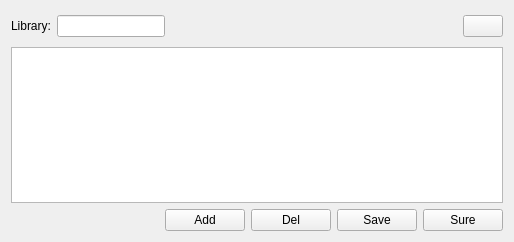
<?xml version="1.0" encoding="UTF-8"?>
<ui version="4.0">
 <class>QLibraryForm</class>
 <widget class="QCDialog" name="QLibraryForm">
  <property name="geometry">
   <rect>
    <x>0</x>
    <y>0</y>
    <width>514</width>
    <height>242</height>
   </rect>
  </property>
  <property name="focusPolicy">
   <enum>Qt::StrongFocus</enum>
  </property>
  <property name="windowTitle">
   <string>Library</string>
  </property>
  <layout class="QVBoxLayout" name="verticalLayout">
   <item>
    <widget class="QWidget" name="widget_15" native="true">
     <layout class="QHBoxLayout" name="horizontalLayout_13">
      <property name="leftMargin">
       <number>0</number>
      </property>
      <property name="topMargin">
       <number>0</number>
      </property>
      <property name="rightMargin">
       <number>0</number>
      </property>
      <property name="bottomMargin">
       <number>0</number>
      </property>
      <item>
       <widget class="QLabel" name="label_8">
        <property name="minimumSize">
         <size>
          <width>0</width>
          <height>0</height>
         </size>
        </property>
        <property name="text">
         <string>Library:</string>
        </property>
       </widget>
      </item>
      <item>
       <widget class="QLineEdit" name="le_lib_name">
        <property name="sizePolicy">
         <sizepolicy hsizetype="Minimum" vsizetype="Fixed">
          <horstretch>0</horstretch>
          <verstretch>0</verstretch>
         </sizepolicy>
        </property>
       </widget>
      </item>
      <item>
       <spacer name="horizontalSpacer_13">
        <property name="orientation">
         <enum>Qt::Horizontal</enum>
        </property>
        <property name="sizeHint" stdset="0">
         <size>
          <width>40</width>
          <height>30</height>
         </size>
        </property>
       </spacer>
      </item>
      <item>
       <widget class="QCPushButton" name="btnClose">
        <property name="text">
         <string/>
        </property>
       </widget>
      </item>
     </layout>
    </widget>
   </item>
   <item>
    <widget class="QUserLibraryWidget" name="tbv_lib"/>
   </item>
   <item>
    <widget class="QWidget" name="widget_17" native="true">
     <property name="minimumSize">
      <size>
       <width>0</width>
       <height>0</height>
      </size>
     </property>
     <layout class="QHBoxLayout" name="horizontalLayout_9">
      <property name="leftMargin">
       <number>0</number>
      </property>
      <property name="topMargin">
       <number>0</number>
      </property>
      <property name="rightMargin">
       <number>0</number>
      </property>
      <property name="bottomMargin">
       <number>0</number>
      </property>
      <item>
       <spacer name="horizontalSpacer_3">
        <property name="orientation">
         <enum>Qt::Horizontal</enum>
        </property>
        <property name="sizeHint" stdset="0">
         <size>
          <width>40</width>
          <height>20</height>
         </size>
        </property>
       </spacer>
      </item>
      <item>
       <widget class="QCPushButton" name="btn_lib_add">
        <property name="sizePolicy">
         <sizepolicy hsizetype="Minimum" vsizetype="Fixed">
          <horstretch>0</horstretch>
          <verstretch>0</verstretch>
         </sizepolicy>
        </property>
        <property name="minimumSize">
         <size>
          <width>0</width>
          <height>0</height>
         </size>
        </property>
        <property name="text">
         <string>Add</string>
        </property>
       </widget>
      </item>
      <item>
       <widget class="QCPushButton" name="btn_lib_del">
        <property name="minimumSize">
         <size>
          <width>0</width>
          <height>0</height>
         </size>
        </property>
        <property name="text">
         <string>Del</string>
        </property>
       </widget>
      </item>
      <item>
       <widget class="QCPushButton" name="btn_lib_save">
        <property name="sizePolicy">
         <sizepolicy hsizetype="Minimum" vsizetype="Fixed">
          <horstretch>0</horstretch>
          <verstretch>0</verstretch>
         </sizepolicy>
        </property>
        <property name="minimumSize">
         <size>
          <width>0</width>
          <height>0</height>
         </size>
        </property>
        <property name="text">
         <string>Save</string>
        </property>
       </widget>
      </item>
      <item>
       <widget class="QCPushButton" name="btn_lib_select">
        <property name="text">
         <string>Sure</string>
        </property>
       </widget>
      </item>
     </layout>
    </widget>
   </item>
  </layout>
 </widget>
 <customwidgets>
  <customwidget>
   <class>QCPushButton</class>
   <extends>QPushButton</extends>
   <header>qcpushbutton.h</header>
  </customwidget>
  <customwidget>
   <class>QCDialog</class>
   <extends>QWidget</extends>
   <header>qcdialog.h</header>
   <container>1</container>
  </customwidget>
  <customwidget>
   <class>QUserLibraryWidget</class>
   <extends>QTableView</extends>
   <header>quserlibrarywidget.h</header>
  </customwidget>
 </customwidgets>
 <resources/>
 <connections/>
</ui>
